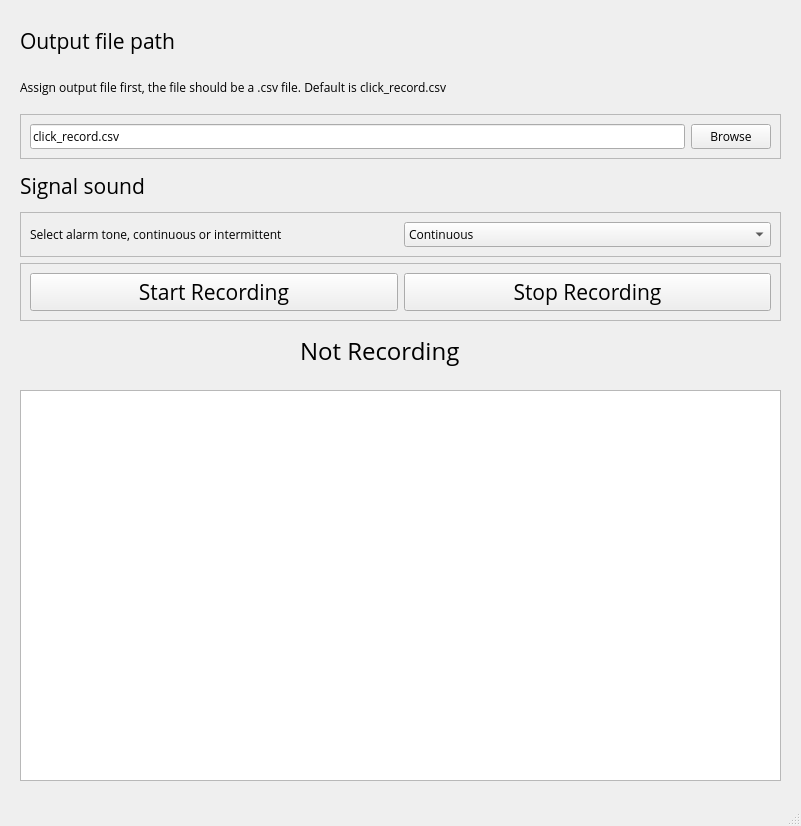
<?xml version="1.0" encoding="UTF-8"?>
<ui version="4.0">
 <class>MainWindow</class>
 <widget class="QMainWindow" name="MainWindow">
  <property name="geometry">
   <rect>
    <x>0</x>
    <y>0</y>
    <width>801</width>
    <height>826</height>
   </rect>
  </property>
  <property name="windowTitle">
   <string>MainWindow</string>
  </property>
  <widget class="QWidget" name="centralwidget">
   <widget class="QTextBrowser" name="textBrowser">
    <property name="geometry">
     <rect>
      <x>20</x>
      <y>390</y>
      <width>761</width>
      <height>391</height>
     </rect>
    </property>
   </widget>
   <widget class="QLabel" name="recordIndicator">
    <property name="geometry">
     <rect>
      <x>300</x>
      <y>330</y>
      <width>201</width>
      <height>41</height>
     </rect>
    </property>
    <property name="font">
     <font>
      <family>Open Sans</family>
      <pointsize>18</pointsize>
     </font>
    </property>
    <property name="text">
     <string>Not Recording</string>
    </property>
   </widget>
   <widget class="QWidget" name="">
    <property name="geometry">
     <rect>
      <x>20</x>
      <y>20</y>
      <width>761</width>
      <height>301</height>
     </rect>
    </property>
    <layout class="QVBoxLayout" name="verticalLayout">
     <item>
      <widget class="QLabel" name="label">
       <property name="font">
        <font>
         <family>Open Sans</family>
         <pointsize>16</pointsize>
        </font>
       </property>
       <property name="text">
        <string>Output file path</string>
       </property>
      </widget>
     </item>
     <item>
      <widget class="QLabel" name="label_2">
       <property name="font">
        <font>
         <family>Open Sans</family>
         <pointsize>9</pointsize>
        </font>
       </property>
       <property name="text">
        <string>Assign output file first, the file should be a .csv file. Default is click_record.csv</string>
       </property>
      </widget>
     </item>
     <item>
      <widget class="QFrame" name="frame">
       <property name="frameShape">
        <enum>QFrame::StyledPanel</enum>
       </property>
       <property name="frameShadow">
        <enum>QFrame::Raised</enum>
       </property>
       <layout class="QHBoxLayout" name="horizontalLayout">
        <item>
         <widget class="QLineEdit" name="outputPath">
          <property name="font">
           <font>
            <family>Open Sans</family>
           </font>
          </property>
          <property name="text">
           <string>click_record.csv</string>
          </property>
         </widget>
        </item>
        <item>
         <widget class="QPushButton" name="browseButton">
          <property name="font">
           <font>
            <family>Open Sans</family>
           </font>
          </property>
          <property name="text">
           <string>Browse</string>
          </property>
         </widget>
        </item>
       </layout>
      </widget>
     </item>
     <item>
      <widget class="QLabel" name="label_4">
       <property name="font">
        <font>
         <family>Open Sans</family>
         <pointsize>16</pointsize>
        </font>
       </property>
       <property name="text">
        <string>Signal sound</string>
       </property>
      </widget>
     </item>
     <item>
      <widget class="QFrame" name="frame_2">
       <property name="frameShape">
        <enum>QFrame::StyledPanel</enum>
       </property>
       <property name="frameShadow">
        <enum>QFrame::Raised</enum>
       </property>
       <layout class="QHBoxLayout" name="horizontalLayout_2">
        <item>
         <widget class="QLabel" name="label_3">
          <property name="font">
           <font>
            <family>Open Sans</family>
           </font>
          </property>
          <property name="text">
           <string>Select alarm tone, continuous or intermittent</string>
          </property>
         </widget>
        </item>
        <item>
         <widget class="QComboBox" name="signalBox">
          <property name="font">
           <font>
            <family>Open Sans</family>
           </font>
          </property>
          <item>
           <property name="text">
            <string>Continuous</string>
           </property>
          </item>
          <item>
           <property name="text">
            <string>Intermittent</string>
           </property>
          </item>
         </widget>
        </item>
       </layout>
      </widget>
     </item>
     <item>
      <widget class="QFrame" name="frame_3">
       <property name="frameShape">
        <enum>QFrame::StyledPanel</enum>
       </property>
       <property name="frameShadow">
        <enum>QFrame::Raised</enum>
       </property>
       <layout class="QHBoxLayout" name="horizontalLayout_3">
        <item>
         <widget class="QPushButton" name="startButton">
          <property name="font">
           <font>
            <family>Open Sans</family>
            <pointsize>16</pointsize>
           </font>
          </property>
          <property name="text">
           <string>Start Recording</string>
          </property>
         </widget>
        </item>
        <item>
         <widget class="QPushButton" name="endButton">
          <property name="font">
           <font>
            <family>Open Sans</family>
            <pointsize>16</pointsize>
           </font>
          </property>
          <property name="text">
           <string>Stop Recording</string>
          </property>
         </widget>
        </item>
       </layout>
      </widget>
     </item>
    </layout>
   </widget>
  </widget>
  <widget class="QMenuBar" name="menubar">
   <property name="geometry">
    <rect>
     <x>0</x>
     <y>0</y>
     <width>801</width>
     <height>25</height>
    </rect>
   </property>
  </widget>
  <widget class="QStatusBar" name="statusbar"/>
 </widget>
 <resources/>
 <connections/>
</ui>
